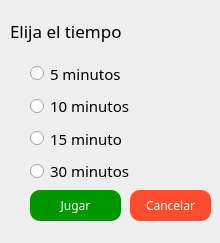
<?xml version="1.0" encoding="UTF-8"?>
<ui version="4.0">
 <class>TimerModeDialog</class>
 <widget class="QDialog" name="TimerModeDialog">
  <property name="geometry">
   <rect>
    <x>0</x>
    <y>0</y>
    <width>220</width>
    <height>243</height>
   </rect>
  </property>
  <property name="windowTitle">
   <string>Dialog</string>
  </property>
  <property name="styleSheet">
   <string notr="true">QDialog#TimerModeDialog{
background-image: url(:/new/img/img/end.jpg);
border-radius: 10px;
}</string>
  </property>
  <widget class="QPushButton" name="play">
   <property name="geometry">
    <rect>
     <x>30</x>
     <y>190</y>
     <width>91</width>
     <height>31</height>
    </rect>
   </property>
   <property name="font">
    <font>
     <family>Gill Sans Ultra Bold Condensed</family>
    </font>
   </property>
   <property name="styleSheet">
    <string notr="true">background-color: qlineargradient(spread:pad, x1:0, y1:0, x2:0, y2:1, stop:0 rgba(0, 150, 0, 255));
border-radius: 10px;
color: rgb(255, 255, 255);</string>
   </property>
   <property name="text">
    <string>Jugar</string>
   </property>
  </widget>
  <widget class="QPushButton" name="cancel">
   <property name="geometry">
    <rect>
     <x>130</x>
     <y>190</y>
     <width>81</width>
     <height>31</height>
    </rect>
   </property>
   <property name="font">
    <font>
     <family>Gill Sans Ultra Bold Condensed</family>
    </font>
   </property>
   <property name="styleSheet">
    <string notr="true">background-color: qlineargradient(spread:pad, x1:0, y1:0, x2:0, y2:1, stop:0 rgba(255, 77, 46, 255));
border-radius: 10px;
color: rgb(255, 255, 255);</string>
   </property>
   <property name="text">
    <string>Cancelar</string>
   </property>
  </widget>
  <widget class="QLabel" name="label">
   <property name="geometry">
    <rect>
     <x>10</x>
     <y>15</y>
     <width>151</width>
     <height>31</height>
    </rect>
   </property>
   <property name="font">
    <font>
     <family>Gill Sans Ultra Bold Condensed</family>
     <pointsize>13</pointsize>
    </font>
   </property>
   <property name="text">
    <string>Elija el tiempo</string>
   </property>
  </widget>
  <widget class="QWidget" name="">
   <property name="geometry">
    <rect>
     <x>30</x>
     <y>60</y>
     <width>105</width>
     <height>124</height>
    </rect>
   </property>
   <layout class="QVBoxLayout" name="verticalLayout">
    <item>
     <widget class="QRadioButton" name="t5">
      <property name="font">
       <font>
        <family>Gill Sans Ultra Bold Condensed</family>
        <pointsize>11</pointsize>
       </font>
      </property>
      <property name="text">
       <string>5 minutos</string>
      </property>
     </widget>
    </item>
    <item>
     <widget class="QRadioButton" name="t10">
      <property name="font">
       <font>
        <family>Gill Sans Ultra Bold Condensed</family>
        <pointsize>11</pointsize>
       </font>
      </property>
      <property name="text">
       <string>10 minutos</string>
      </property>
     </widget>
    </item>
    <item>
     <widget class="QRadioButton" name="t15">
      <property name="font">
       <font>
        <family>Gill Sans Ultra Bold Condensed</family>
        <pointsize>11</pointsize>
       </font>
      </property>
      <property name="text">
       <string>15 minuto</string>
      </property>
     </widget>
    </item>
    <item>
     <widget class="QRadioButton" name="t30">
      <property name="font">
       <font>
        <family>Gill Sans Ultra Bold Condensed</family>
        <pointsize>11</pointsize>
       </font>
      </property>
      <property name="text">
       <string>30 minutos</string>
      </property>
     </widget>
    </item>
   </layout>
  </widget>
 </widget>
 <resources/>
 <connections/>
</ui>
